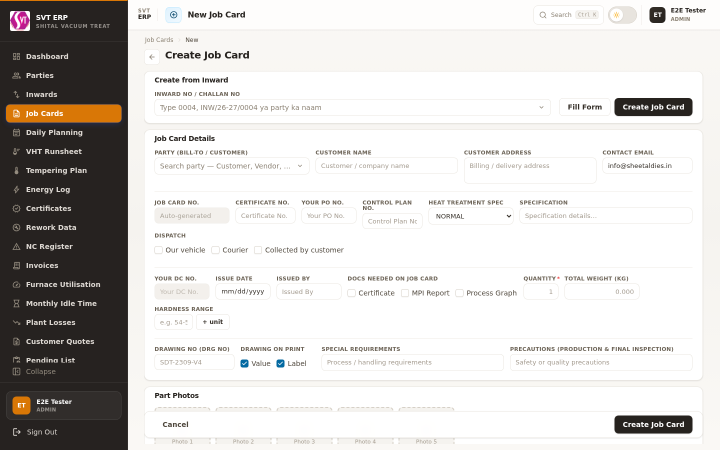
#> input picture brag-output/composition/assets/screens/02-job-card.png, 1440 x 900 px, given in place of tour-02.png, which was not available (shown at 1/2 size)
$ python create-hindi-training-slides.py
#> lines starting #> are read from the running program, lines starting #| are printed output that depends on the picture
#!/usr/bin/env python3
"""Create slides and a narration-synchronized timeline from mocked UI screenshots.
Requires Pillow, ffmpeg, DejaVu fonts and docs/media/training-audio/01.mp3 to 10.mp3.
From the repo root extract tour frames (use the same ffmpeg for encoding):
  mkdir -p docs/media/training-work
  ffmpeg -ss 1 -i docs/media/erp-demo-screen-tour.mp4 -vf 'fps=1/5' docs/media/training-work/tour-%02d.png
  FFMPEG=ffmpeg python scripts/create-hindi-training-slides.py
  FFMPEG=ffmpeg python scripts/build-training-metadata.py
  ffmpeg -f concat -safe 0 -i docs/media/training-work/slides.concat -f concat -safe 0 -i docs/media/training-work/audio.concat -t 470.5 -r 2 -c:v libx264 -c:a aac -af volume=-2dB -pix_fmt yuv420p -movflags +faststart docs/media/training-work/base.mp4
  ffmpeg -i docs/media/training-work/base.mp4 -i docs/media/erp-training-hindi.srt -f ffmetadata -i docs/media/training-work/chapters.ffmeta -map 0:v -map 0:a -map 1:s -map_metadata 2 -map_chapters 2 -c:v copy -c:a copy -c:s mov_text -metadata:s:s:0 language=hin -movflags +faststart docs/media/erp-training-beginners.mp4
The stated duration assumes the existing narration. To use another narration, set
TRAINING_AUDIO to its directory for both Python scripts, TRAINING_SCRIPT to its
transcript and TRAINING_CAPTION_BASE to the desired subtitle basename for the
metadata script, and set -t to the new total duration plus a short tail.
Captions use approximate timing. Slides are screenshots, not an authenticated
end-to-end recording.
"""
from PIL import Image, ImageDraw, ImageFont
from pathlib import Path
import os
import re
import subprocess

out=Path('docs/media/training-work'); out.mkdir(parents=True,exist_ok=True)
form=Path('brag-output/composition/assets/screens')
tour=lambda n: out / f'tour-{n:02}.png'
slides=[
('SHURUAAT','ERP kya karta hai?',tour(2),['Customer se maal aana, treatment, quality, billing aur dispatch ka record ek jagah rakhta hai.','Yeh screens DEMO hain. Asli database par poora workflow verify nahi hua.']),
('NAKSHA','Kaam ka aam kram',tour(2),['Masters → Inward → Job Card → Planning / VHT → Quality → Invoice → Dispatch.','Har business ka approved process alag ho sakta hai. Team ke niyam bhi maanein.']),
('LOGIN','Account se sign in',tour(1),['Password Login: email aur password daalein, phir Sign In dabayein.','OTP Login: email daal kar Send OTP karein; code kisi ko na batayein.']),
('NAVIGATION','Menu aur access',tour(2),['Baayein menu se module kholein. Dashboard par overview dekhein.','Menu na dikhe ya access na mile to Admin se role check karayein. Kaam ke baad Sign Out karein.']),
('MASTERS','Party ki jankari',tour(3),['Parties mein customer aur jahan lagu ho processor/vendor ko verify karein.','Naam, pata aur tax details original record se milayein. Master update adhikrit vyakti kare.']),
('MASTERS','Process aur machines',tour(4),['Processes, Items aur Machines mein process, part aur furnace ka sahi master janchein.','Party Rates, HT Specs, Temp Cycle Graphs aur Invoice Series bhi team se verify karayein.']),
('INWARD','Maal receive hone par',tour(6),['Inwards se nayi Inward Entry kholein. Company Name mein sahi customer chunein.','Customer challan number/date aur material receive date ko kagaz se milayein.']),
('INWARD','Challan details',tour(6),['Lagu hone par PO number/date, vehicle, delivery person aur issued by bharein.','Customer ya process nahi mile to galat option na chunein: master update karwayein.']),
('INWARD','Har part alag darj karein',form/'01-inward.png',['Add Item se line jodein. Process, part, material, hardness, quantity aur weight check karein.','Alag part ho to nayi line jodein. Units aur total ko received maal se milayein.']),
('INWARD','Submit se pehle janch',form/'01-inward.png',['Sab details check karke Create Inward dabayein. Confirmation aur challan number note karein.','Error aaye to dobara submit se pehle register mein record bana hai ya nahi, dekhein.']),
('JOB CARD','Inward ke items chunein',tour(7),['Inward register mein challan khojkar detail kholein.','Pending Items mein sambandhit items select karein; phir Create Job Card dabayein.']),
('JOB CARD','Challan aur job card mein farq',tour(8),['Challan maal receive hone ka record hai; job card plant mein kaam track karta hai.','Related Job Cards mein sahi card dekhein. Customer, part, quantity aur process milayein.']),
('INSPECTION','Aane wale maal ki janch',tour(8),['Job card detail se available Inspection kholein aur actual observation record karein.','Damage ya galat part ho to zimmedar vyakti ko batayein. Andaze se result na bharein.']),
('PLANNING','Daily planning',tour(9),['Daily Planning mein din ka kaam aur furnace plan dekhein.','Kaunsa job kis machine aur samay par hoga, apne production team se confirm karein.']),
('VHT','Run sheet samjhein',form/'03-runsheet.png',['VHT Runsheet se nayi run sheet kholein; sambandhit job aur furnace details dekhein.','Yeh production ka record hai. Form dikhne ka matlab treatment complete hona nahi hai.']),
('VHT','Asli reading hi darj karein',form/'03-runsheet.png',['Time, temperature aur cycle ki jankari actual plant record ke anusaar bharein.','Next / Save se pehle details check karein. Save ke baad record kholkar verify karein.']),
('PRODUCTION','Tempering aur energy',tour(10),['Menu se Tempering Plan aur Energy Log kholein. Yahan VHT list reference ke liye hai.','Machine operator se actual cycle aur meter readings confirm karein; data anuman se na bharein.']),
('QUALITY','Certificate banana',form/'04-certificate.png',['Certificates se naya certificate kholein; job card details se bhi link mil sakta hai.','Customer, part, specification aur actual test result mool record se milayein.']),
('QUALITY','Rework aur NC',tour(13),['Problem par team ki process ke mutabik NC Register aur Rework Data dekhein.','Rework ke baad certificate apne aap sahi hoga, aisa na maanein; quality se confirm karein.']),
('INVOICE','Billing ki taiyari',form/'05-invoice.png',['Invoices se naya invoice kholein. Sahi customer aur sambandhit jobs select karein.','Quantity, weight aur approved rate ko job aur party record se milayein.']),
('INVOICE','Tax aur total verify',form/'05-invoice.png',['Aage Step 4 Tax & totals mein taxable value, GST aur final total verify karein.','Save ke baad invoice number note karein. External posting ki success alag se janchein.']),
('DISPATCH','Maal bhejne se pehle',tour(15),['Dispatch mein sahi challan / delivery record kholein ya naya banayein.','Customer, item, quantity aur packing ko invoice aur actual maal se milayein.']),
('PRINT','Document ki copy',tour(11),['Yeh certificate list hai, print preview nahi. Preview mein naam, number aur items janchein.','PDF banne se physical print sahi hone ki guarantee nahi: pehle test print karein.']),
('FOLLOW UP','Pending aur stock',tour(16),['Pending List se ruka kaam dekhein aur sambandhit team ko follow up dein.','Inventory mein available stock dekhein. Khali list par filter aur access bhi janchein.']),
('REPORTS','Reports aur quotation',tour(18),['Customer Quotes mein quotation; Analytics mein available business reports dekhein.','Furnace Utilisation, Idle Time aur Plant Losses se periodic reports dekhi ja sakti hain.']),
('ADMIN','Access aur audit',tour(19),['Admin Users aur Audit Logs manage / review kar sakta hai.','Rate, tax, production settings ya user access sirf adhikrit vyakti badle.']),
('SAAVDHANI','Kya abhi verify karna hai?',tour(2),['Yeh screen-based demo hai; koi asli save, calculation ya business flow prove nahi hua.','Safe demo database par login se dispatch tak hands-on practice aur print test zaroor karein.']),
('AGLA KADAM','Guide aur madad',tour(2),['Saath ki Hindi user guide aur test report padhein. Sawal apni team / ERP admin se poochhein.','Poora hands-on version banane ke liye safe demo database par flow verify karna zaroori hai.']),
]
reg='/usr/share/fonts/truetype/dejavu/DejaVuSans.ttf'; bold='/usr/share/fonts/truetype/dejavu/DejaVuSans-Bold.ttf'
fhead=ImageFont.truetype(bold,40); ftag=ImageFont.truetype(bold,23); fbody=ImageFont.truetype(reg,28); fsmall=ImageFont.truetype(reg,20)
def wrap(draw, text, font, width):
 words=text.split(); result=[]; line=''
 for word in words:
  candidate=(line+' '+word).strip()
  if line and draw.textlength(candidate,font=font)>width: result.append(line); line=word
  else: line=candidate
 if line: result.append(line)
 return result
def checked_text(draw, xy, text, font, fill, max_x=1865, max_y=920):
 box=draw.textbbox(xy,text,font=font)
 if box[0] < 0 or box[1] < 0 or box[2] > max_x or box[3] > max_y:
  raise ValueError(f'Overflow: {text!r} -> {box}')
 draw.text(xy,text,font=font,fill=fill)

chapter_groups=[2,2,2,4,3,4,2,2,2,5]
chapter_names=['OVERVIEW','LOGIN','MASTERS','INWARD','JOB CARD','PRODUCTION','QUALITY','INVOICE','DISPATCH','OTHER']
for i,(tag,title,src,points) in enumerate(slides,1):
 canvas=Image.new('RGB',(1920,1080),'#f4f3ef'); d=ImageDraw.Draw(canvas)
#> after `canvas = Image.new('RGB', (1920, 1080), '#f4f3ef')`:
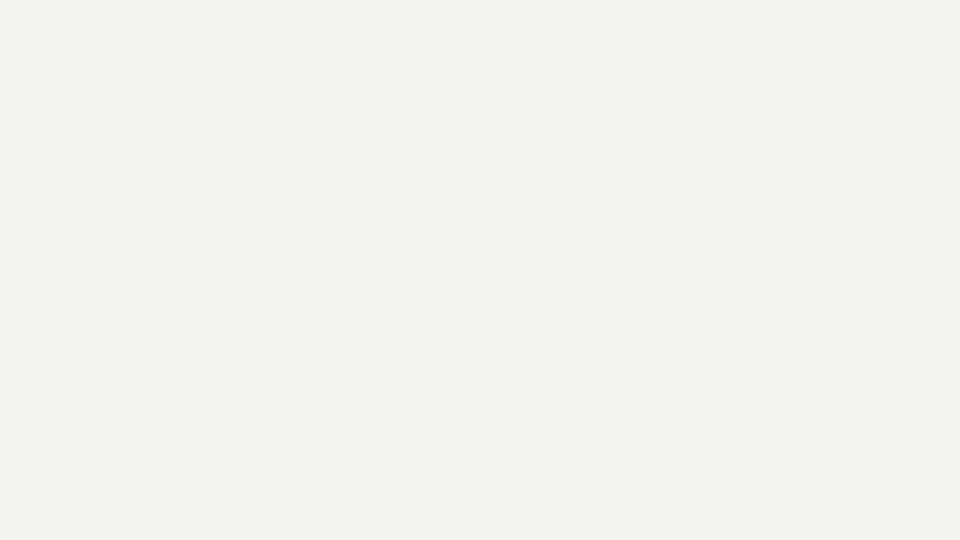
#> canvas: PIL image 1920x1080 RGB (shown at 1/2 size); mean R, G, B 244, 243, 239
 chapter=next(n for n in range(10) if i <= sum(chapter_groups[:n+1]))
 checked_text(d,(55,25),'SVT ERP  /  BEGINNER TRAINING',ftag,'#123c56')
 checked_text(d,(1485,25),f'SLIDE {i:02d} / {len(slides):02d}',ftag,'#123c56')
 # Chapter strip helps viewers see where they are in the full workflow.
 for c,name in enumerate(chapter_names):
  x=55+c*181
  d.rounded_rectangle((x,63,x+173,96),radius=6,fill='#087897' if c==chapter else '#e3e9e8')
  checked_text(d,(x+8,69),name,ImageFont.truetype(bold,16),'#ffffff' if c==chapter else '#44606a',max_x=x+173)
 screenshot=Image.open(src).convert('RGB')
#> screenshot is the input picture: PIL image 1440x900 RGB; mean R, G, B 213.1, 211, 209
 if 'tour-' in src.name: screenshot=screenshot.crop((0,0,screenshot.width,screenshot.height-75))
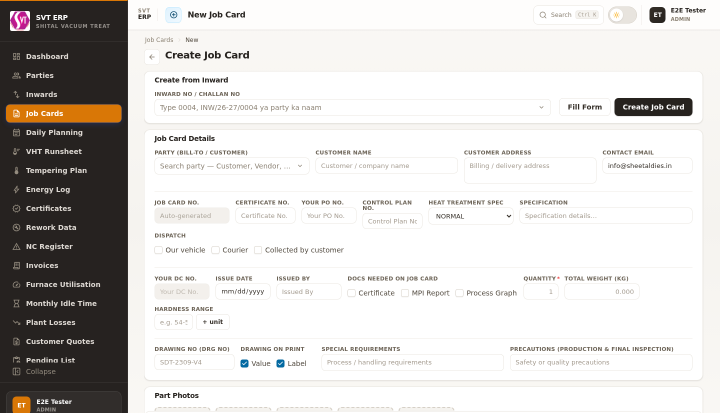
#> screenshot: PIL image 1440x825 RGB (shown at 1/2 size); mean R, G, B 213.8, 211.7, 209.7
 # Enlarge form details for legibility; the remainder of the screen is not shown.
 zoom={3:(400,120,1040,720),7:(260,60,1435,325),8:(260,60,1435,325),
       9:(255,320,1440,900),15:(255,70,1440,900),16:(255,70,1440,900),
       18:(255,70,1440,900),20:(255,70,1440,900),21:(255,70,1440,900)}
 crop_x=crop_y=0
 if i in zoom:
  rect=zoom[i]
  assert rect[2] <= screenshot.width and rect[3] <= screenshot.height
  crop_x,crop_y=rect[:2]
  screenshot=screenshot.crop(rect)
  checked_text(d,(55,112),'FORM DETAIL  /  ZOOMED VIEW',fsmall,'#416574')
 scale=min(1180/screenshot.width,760/screenshot.height)
#> scale = 0.819
 screenshot=screenshot.resize((round(screenshot.width*scale),round(screenshot.height*scale)),Image.Resampling.LANCZOS)
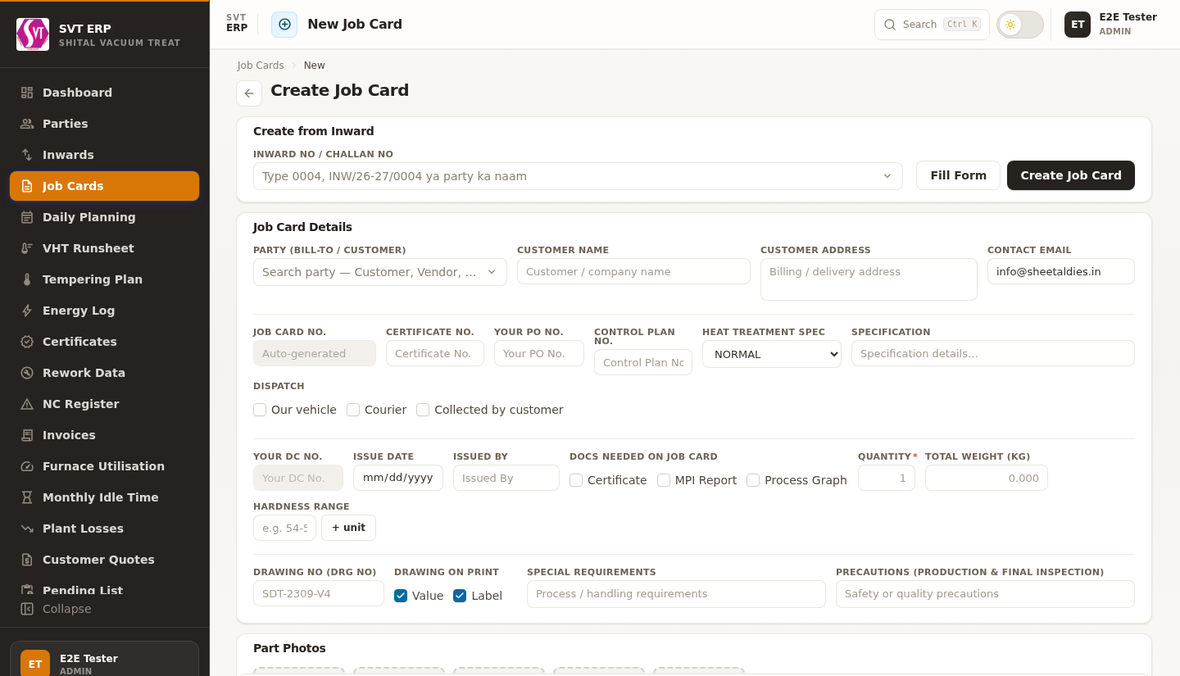
#> screenshot: PIL image 1180x676 RGB; mean R, G, B 213.6, 211.5, 209.5
 image_x=55+(1180-screenshot.width)//2
#> image_x = 55
 assert image_x+screenshot.width <= 1235 and 145+screenshot.height <= 905, f'Screenshot overflow on slide {i}'
 canvas.paste(screenshot,(image_x,145))
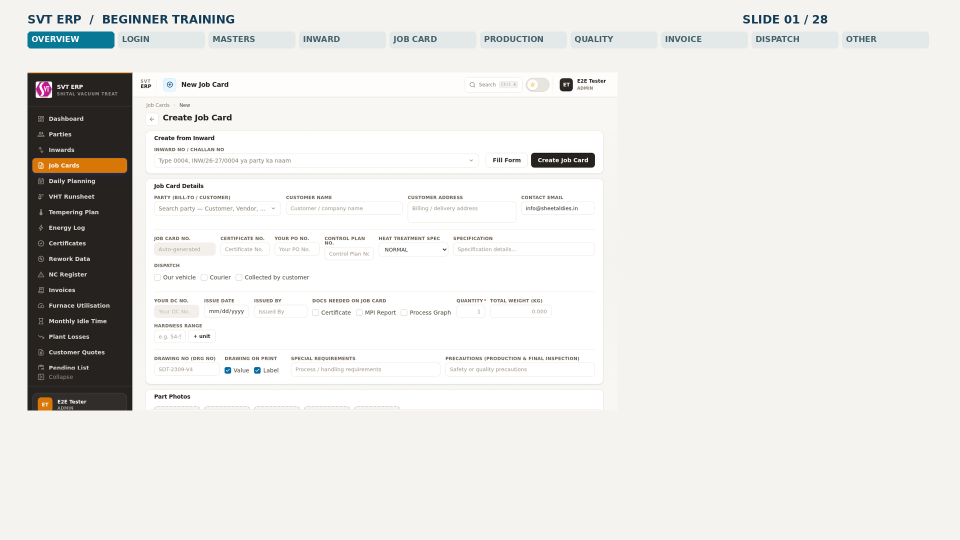
#> canvas: PIL image 1920x1080 RGB (shown at 1/2 size); mean R, G, B 230.5, 229.7, 226.7
 # Highlight a relevant control without covering text. Coordinates refer to the
 # original screenshots and are translated into the actual crop and scale.
 focus={3:[(520,375,920,655)],7:[(303,171,526,238)],
        8:[(625,171,1388,239),(303,237,839,302)],
        9:[(304,387,1388,590)],10:[(1210,835,1390,891)],
        15:[(290,240,1400,347)],16:[(290,365,1400,654)],
        18:[(290,239,1402,337)],20:[(290,239,1402,349)],
        21:[(290,140,1407,225)]}
 if i in focus:
  checked_text(d,(635,112),'ORANGE = YAHAN DEKHEIN',fsmall,'#8a4b00',max_x=1235)
  for x1,y1,x2,y2 in focus[i]:
   p=(round(image_x+(x1-crop_x)*scale),round(145+(y1-crop_y)*scale),
      round(image_x+(x2-crop_x)*scale),round(145+(y2-crop_y)*scale))
   if not (image_x <= p[0] < p[2] <= image_x+screenshot.width and 145 <= p[1] < p[3] <= 145+screenshot.height):
    raise ValueError(f'Highlight outside screenshot: slide {i}, {p}')
   d.rounded_rectangle(p,radius=8,outline='#ec8a18',width=5)
 x=1280; checked_text(d,(x,145),tag,ftag,'#007698')
 y=195
 for line in wrap(d,title,fhead,580):
#> in wrap, `words = text.split()`: words = ['ERP', 'kya', 'karta', 'hai?']
#> in wrap, `line = ''`: line = ''
  checked_text(d,(x,y),line,fhead,'#122b38'); y+=55
#> this loop made 1 pass
#> after the loop, y = 250
 y+=26
#> y = 276
 for point in points:
  d.ellipse((x,y+9,x+10,y+19),fill='#007698')
  for line in wrap(d,point,fbody,550):
   checked_text(d,(x+22,y),line,fbody,'#273942'); y+=40
  y+=30
#> this loop made 2 passes
#> y on passes 1 to 2: 426, 536
#> after the loop, y = 536
 d.rounded_rectangle((55,940,1865,1025),radius=12,fill='#102f40')
 checked_text(d,(80,958),'DEMO UI  •  MOCK DATA  •  NO REAL DATABASE SAVE  •  SCREENSHOTS',ftag,'white',max_y=1025)
 checked_text(d,(80,994),'Pause karke padhein | Screenshots: Playwright screen tour | Real workflow abhi verify nahi hua',fsmall,'#cde2e9',max_y=1025)
 canvas.save(out/f'slide-{i:02}.png',optimize=True)
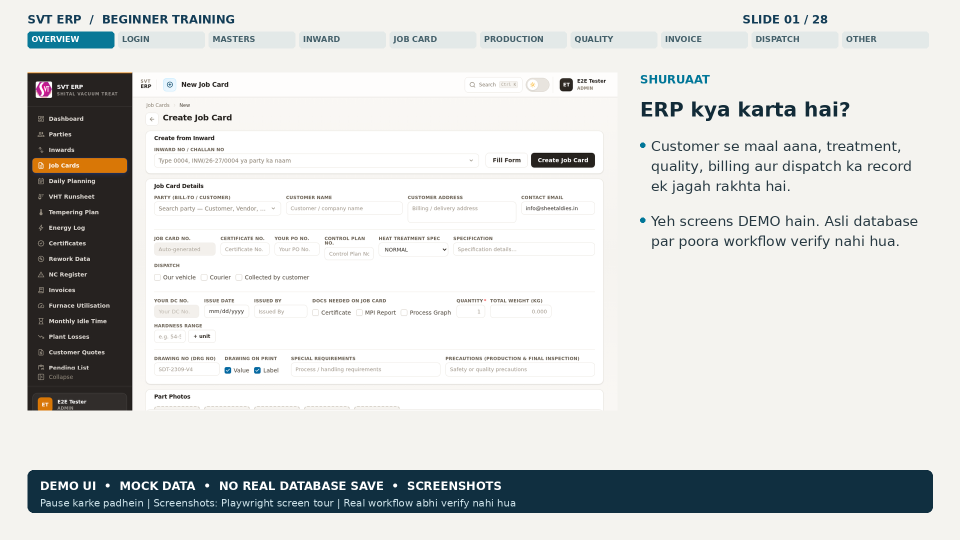
#> saved as slide-01.png: PIL image 1920x1080 RGB (shown at 1/2 size); mean R, G, B 212.6, 214.3, 212.9
#> pass 3 of the loop `for i,(tag,title,src,points) in enumerate(slides,1):`:
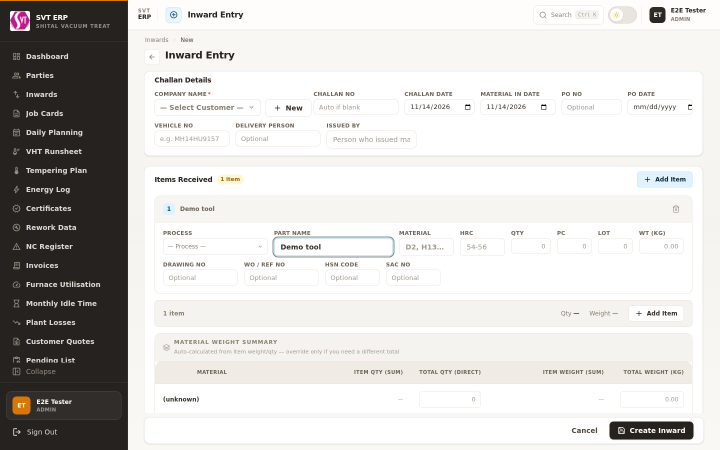
#> input picture brag-output/composition/assets/screens/01-inward.png, 1440 x 900 px, given in place of tour-01.png, which was not available (shown at 1/2 size)
#> screenshot is the input picture: PIL image 1440x900 RGB; mean R, G, B 211.6, 209.8, 207.9
#> `canvas.paste(screenshot,(image_x,145))`:
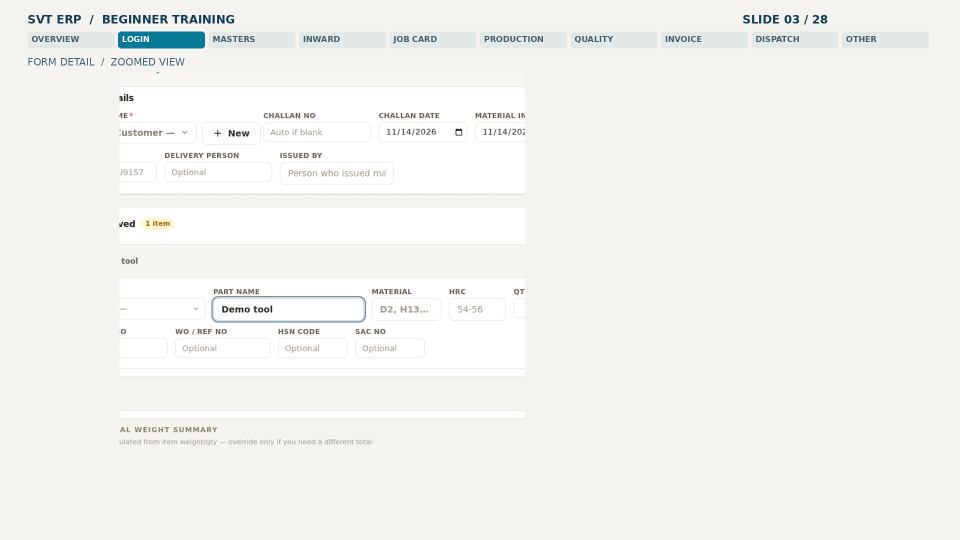
#> canvas: PIL image 1920x1080 RGB (shown at 1/2 size); mean R, G, B 243.2, 242.8, 239.8
#> the loop `for line in wrap(d,title,fhead,580):` made 1 pass
#> (line, box in checked_text, y) on pass 1: ('Account se sign in', (1280, 203, 1692, 242), 250)
#> after the loop `for line in wrap(d,title,fhead,580):`: y = 250
#> `y+=26`: y = 276
#> the loop `for point in points:` made 2 passes
#> y on passes 1 to 2: 386, 496
#> after the loop `for point in points:`: y = 496
#> `canvas.save(out/f'slide-{i:02}.png',optimize=True)`:
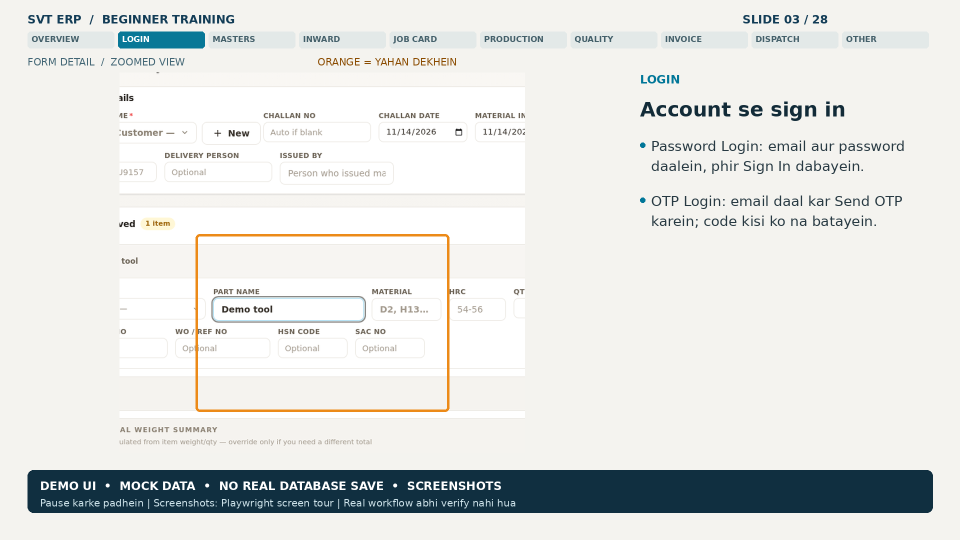
#> saved as slide-03.png: PIL image 1920x1080 RGB (shown at 1/2 size); mean R, G, B 225.4, 227.2, 225.2
#> (the run stopped early here; a loop or call above may not have finished)
